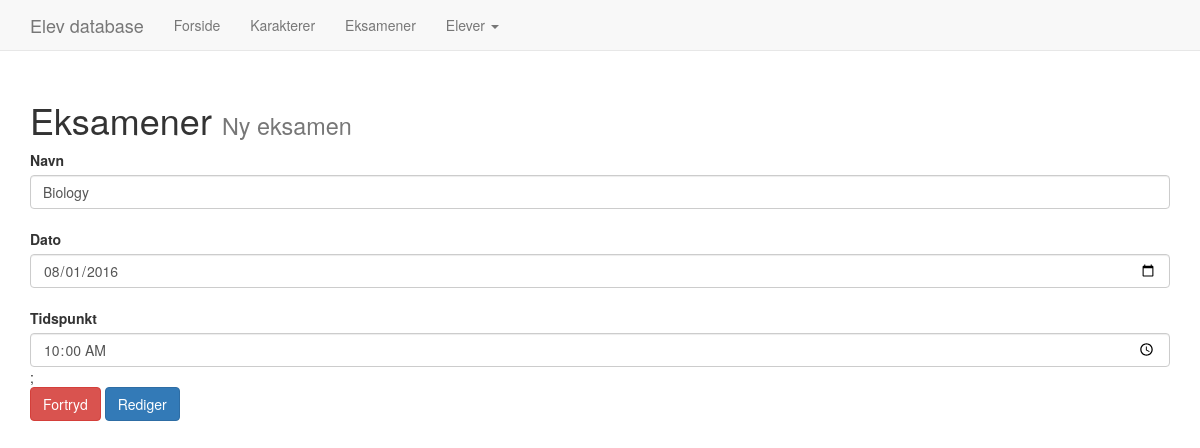
Page /editExam.php?id=1 on the committed database.
### tables this page shows
CREATE TABLE `exams` (
  `id` int(11) NOT NULL,
  `name` varchar(64) NOT NULL,
  `date` date NOT NULL,
  `time` time NOT NULL
);

### editExam.php (the view, shortened to what this page needs)
<!DOCTYPE html>
<html>
<head>
	<link href="css/bootstrap.min.css" rel="stylesheet">
</head>
<body>
	<div class="container">
		<?php
		include('nav.php');
		include('dbcon.php');
		$result = $con->query('SELECT * FROM exams WHERE id=' . $_GET['id']);
		$data = $result->fetch_object();
		?>
		<h1>Eksamener&nbsp;<small>Ny eksamen</small></h1>
		<form method="POST">
			<label>Navn</label>
			<input type="text" class="form-control" name="name" value="<?php echo $data->name; ?>" required>
			<br>
			<label>Dato</label>
			<input type="date" class="form-control" name="date" value="<?php echo $data->date; ?>" required>
			<br>
			<label>Tidspunkt</label>
			<input type="time" class="form-control" name="time" value="<?php echo $data->time; ?>" required>
			<input type="hidden" name="id" value="<?php echo $_GET['id']; ?>">;
			<br>
			<a href="exams.php" class="btn btn-danger">Fortryd</a>
			<input type="submit" name="submit" class="btn btn-primary" value="Rediger">
		</form>
	</div>
</body>
</html>

### rows in the picture
exams: name "Biology", date "08/01/2016", time "10:00:00"
